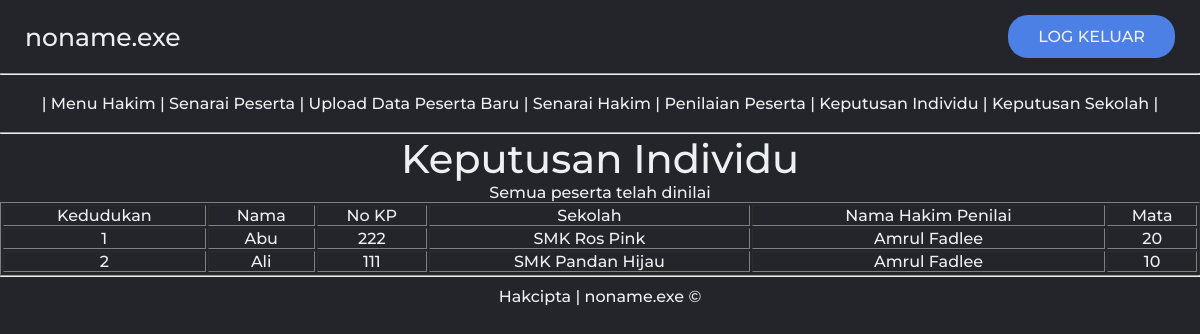
The page /keputusan-individu.php (signed in) on the database its author committed.
### tables this page shows
CREATE TABLE `peserta` (
  `nama_peserta` varchar(60) DEFAULT NULL,
  `nokp_peserta` varchar(12) NOT NULL,
  `katalaluan_peserta` varchar(13) DEFAULT NULL,
  `kod_sekolah` varchar(7) DEFAULT NULL,
  `nokp_hakim` varchar(12) DEFAULT NULL,
  `mata` int(3) DEFAULT NULL
);

CREATE TABLE `sekolah` (
  `kod_sekolah` varchar(7) NOT NULL,
  `nama_sekolah` varchar(60) DEFAULT NULL
);

CREATE TABLE `hakim` (
  `nokp_hakim` varchar(12) NOT NULL,
  `nama_hakim` varchar(60) DEFAULT NULL,
  `katalaluan_hakim` varchar(13) DEFAULT NULL
);

### fungsi.php (called while the page is built, shortened)
<?php
function semak(){
	include('connection.php');
	$arahan = "Select* from peserta where mata is null";
	$laksana=mysqli_query($condb,$arahan);
	$bil_tidak_nilai = mysqli_num_rows($laksana);
	if($bil_tidak_nilai>0)
	{
		$umum = "Penilaian peserta belum selesai.<br>
		Keputusan Rasmi Tidak Dikeluarkan lagi";
	}
	else
	{
		$umum = "Semua peserta telah dinilai";
	}
	return $umum;
}
?>

### keputusan-individu.php (the view, shortened to what this page needs)
<?php
include('header2.php');
include('connection.php');
include('fungsi.php');
?>
<h3>Keputusan Individu</h3>
<table width='100%' border='1' id='saiz'>
	<caption><?= $k=semak(); ?></caption>
	<tr>
		<td>Kedudukan</td>
		<td>Nama</td>
		<td>No KP</td>
		<td>Sekolah</td>
		<td>Nama Hakim Penilai</td>
		<td>Mata</td>
	</tr>
<?php
$arahan_papar="SELECT* FROM peserta
LEFT JOIN sekolah
ON peserta.kod_sekolah = sekolah.kod_sekolah
LEFT JOIN hakim
ON peserta.nokp_hakim = hakim.nokp_hakim
order by peserta.mata DESC";
$laksana = mysqli_query($condb,$arahan_papar);
$bil=0;
	while($m=mysqli_fetch_array($laksana))
	{
		echo"<tr>
		<td>".++$bil."</td>
		<td>".$m['nama_peserta']."</td>
		<td>".$m['nokp_peserta']."</td>
		<td>".$m['nama_sekolah']."</td>
		<td>".$m['nama_hakim']."</td>
		<td>".$m['mata']."</td>
		</tr>";
	}
?>
</table>
<?php include ('footer.php'); ?>

### header2.php (shortened to what this page needs)
<link rel="stylesheet" href="style.css">
<body>
	<header>
		<a class="logo" href = "index.php">noname.exe</a>
		<a class="cta" href = "logout.php"><button>LOG KELUAR</button></a>
	</header>
				<hr><br>| <a href = "hakim-menu.php">Menu Hakim</a> |
				<a href = "senarai-peserta.php">Senarai Peserta</a> |
				<a href = "peserta-upload-borang.php">Upload Data Peserta Baru</a> |
				<a href = "senarai-hakim.php">Senarai Hakim</a> |
				<a href = "penilaian-peserta.php">Penilaian Peserta</a> |
				<a href = "keputusan-individu.php">Keputusan Individu</a> |
				<a href = "keputusan-sekolah.php">Keputusan Sekolah</a> |<br><br><hr>
</body>

### footer.php
<hr>
<div class = "footer">
Hakcipta | noname.exe &copy
</div>

### style.css (style rules this page uses)
* { margin: 0; padding: 0; box-sizing: border-box; background-color: #24252A; font-family: "Montserrat", sans-serif; font-weight: 500; font-size: 16px; color: #edf0f1; text-decoration: none; text-align: center; }
header { display: flex; justify-content: flex-end; align-items: center; padding: 15px 25px; color: white; }
.footer { position: relative; text-align: center; top: 10px; }
.logo { cursor: pointer; font-size: 25px; margin-right: auto; }
button { padding: 12px 30px; background-color: #4d80e4; border: none; border-radius: 20px; cursor: pointer; transition: all 0.3s ease 0s; }
h3 { font-size: 40px; }

### rows shown on the page
peserta: nama_peserta "Abu", nokp_peserta "222", kod_sekolah.nama_sekolah "SMK Ros Pink", nokp_hakim.nama_hakim "Amrul Fadlee", mata "20"
peserta: nama_peserta "Ali", nokp_peserta "111", kod_sekolah.nama_sekolah "SMK Pandan Hijau", nokp_hakim.nama_hakim "Amrul Fadlee", mata "10"

### other values the page prints
$k=semak() "Semua peserta telah dinilai"
